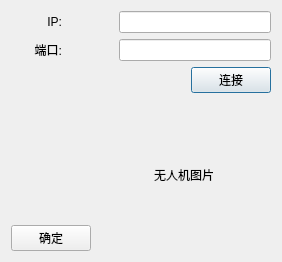
<?xml version="1.0" encoding="UTF-8"?>
<ui version="4.0">
 <class>NetworkDialog</class>
 <widget class="QDialog" name="NetworkDialog">
  <property name="geometry">
   <rect>
    <x>0</x>
    <y>0</y>
    <width>282</width>
    <height>262</height>
   </rect>
  </property>
  <property name="windowTitle">
   <string>连接服务器</string>
  </property>
  <layout class="QVBoxLayout" name="verticalLayout_2">
   <item>
    <layout class="QHBoxLayout" name="horizontalLayout" stretch="1,1,3">
     <item>
      <widget class="QLabel" name="label">
       <property name="text">
        <string>IP:</string>
       </property>
       <property name="alignment">
        <set>Qt::AlignRight|Qt::AlignTrailing|Qt::AlignVCenter</set>
       </property>
      </widget>
     </item>
     <item>
      <spacer name="horizontalSpacer">
       <property name="orientation">
        <enum>Qt::Horizontal</enum>
       </property>
       <property name="sizeHint" stdset="0">
        <size>
         <width>40</width>
         <height>20</height>
        </size>
       </property>
      </spacer>
     </item>
     <item>
      <widget class="QLineEdit" name="ipLineEdit"/>
     </item>
    </layout>
   </item>
   <item>
    <layout class="QHBoxLayout" name="horizontalLayout_2" stretch="1,1,3">
     <item>
      <widget class="QLabel" name="label_2">
       <property name="text">
        <string>端口:</string>
       </property>
       <property name="alignment">
        <set>Qt::AlignRight|Qt::AlignTrailing|Qt::AlignVCenter</set>
       </property>
      </widget>
     </item>
     <item>
      <spacer name="horizontalSpacer_2">
       <property name="orientation">
        <enum>Qt::Horizontal</enum>
       </property>
       <property name="sizeHint" stdset="0">
        <size>
         <width>40</width>
         <height>20</height>
        </size>
       </property>
      </spacer>
     </item>
     <item>
      <widget class="QLineEdit" name="portLineEdit"/>
     </item>
    </layout>
   </item>
   <item>
    <layout class="QHBoxLayout" name="horizontalLayout_4">
     <item>
      <spacer name="horizontalSpacer_3">
       <property name="orientation">
        <enum>Qt::Horizontal</enum>
       </property>
       <property name="sizeHint" stdset="0">
        <size>
         <width>40</width>
         <height>20</height>
        </size>
       </property>
      </spacer>
     </item>
     <item>
      <widget class="QPushButton" name="connectToServerBtn">
       <property name="text">
        <string>连接</string>
       </property>
      </widget>
     </item>
    </layout>
   </item>
   <item>
    <layout class="QHBoxLayout" name="horizontalLayout_3" stretch="1,3">
     <item>
      <layout class="QVBoxLayout" name="verticalLayout">
       <item>
        <widget class="QListWidget" name="uavslistWidget">
         <property name="styleSheet">
          <string notr="true">#uavslistWidget {
	border: none;
	background-color: transparent;
}</string>
         </property>
        </widget>
       </item>
       <item>
        <widget class="QPushButton" name="okBtn">
         <property name="text">
          <string>确定</string>
         </property>
        </widget>
       </item>
      </layout>
     </item>
     <item>
      <widget class="QLabel" name="uavImageTextLabel">
       <property name="enabled">
        <bool>true</bool>
       </property>
       <property name="text">
        <string>无人机图片</string>
       </property>
       <property name="alignment">
        <set>Qt::AlignCenter</set>
       </property>
      </widget>
     </item>
    </layout>
   </item>
  </layout>
 </widget>
 <resources/>
 <connections/>
</ui>
